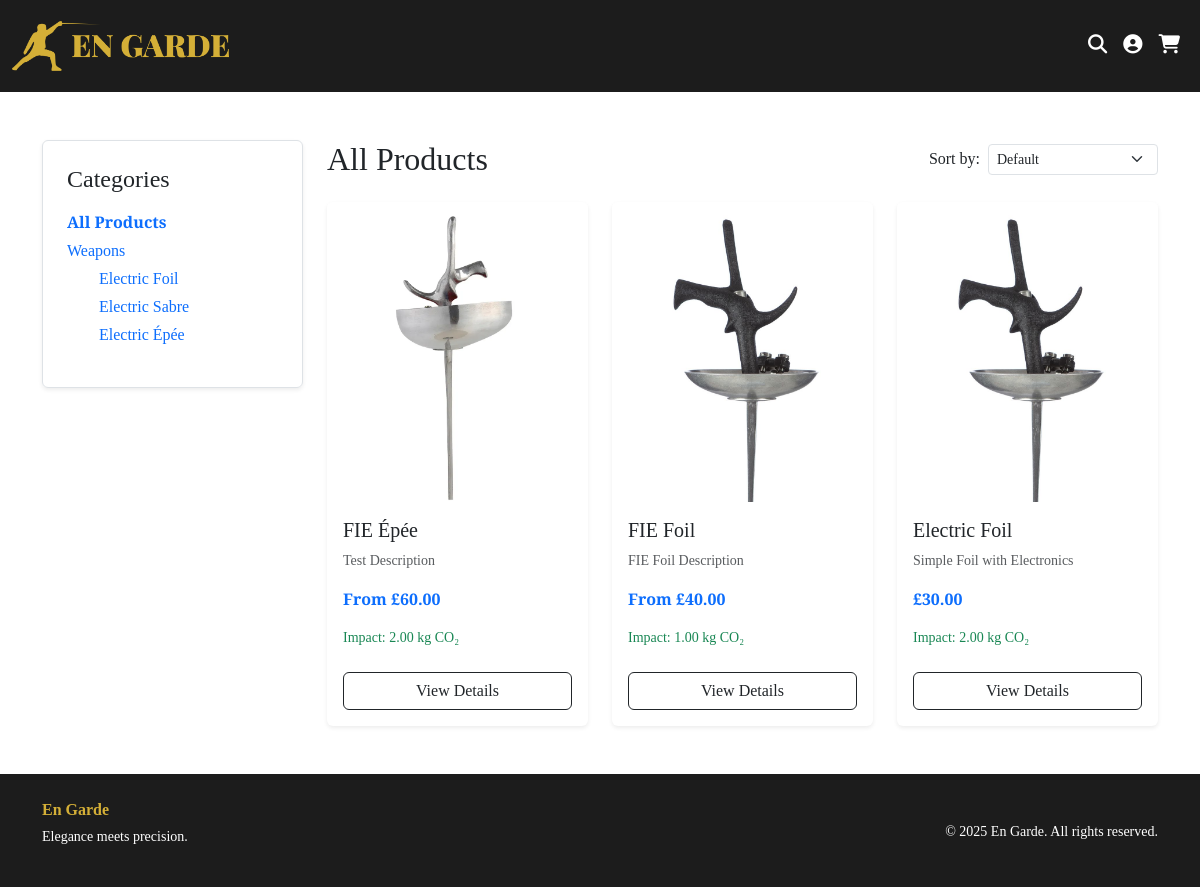
Page /products on the committed database.
### website/models.py (models this page shows)
class Category(db.Model):
    __tablename__ = 'categories'
    id = db.Column(db.Integer, primary_key=True)
    parent_id = db.Column(db.Integer, db.ForeignKey('categories.id'), nullable=True)
    name = db.Column(db.String(100), unique=True, nullable=False)
    slug = db.Column(db.String(100), unique=True, nullable=False)
    parent = db.relationship('Category', backref='children', remote_side=[id] )
    products = db.relationship('Product', backref='category', lazy=True)

class Product(db.Model):
    __tablename__ = 'products'
    id = db.Column(db.Integer, primary_key=True)
    category_id = db.Column(db.Integer, db.ForeignKey('categories.id'))
    name = db.Column(db.String(255), nullable=False)
    description = db.Column(db.Text)
    price = db.Column(db.Float, nullable=True)
    sku = db.Column(db.String(50), unique=True, nullable=True)
    environmental_impact = db.Column(db.Float, nullable=True)
    stock = db.Column(db.Integer, nullable=True)
    image_filename = db.Column(db.String(255))
    is_variant_parent = db.Column(db.Boolean, default=False)
    options = db.relationship(
        'VariantOption', backref='product', cascade="all, delete")
    variants = db.relationship(
        'ProductVariant', backref='product', cascade="all, delete")

class ProductVariant(db.Model):
    __tablename__ = 'product_variants'
    id = db.Column(db.Integer, primary_key=True)
    product_id = db.Column(db.Integer, db.ForeignKey(
        'products.id'), nullable=False)
    sku = db.Column(db.String(50), unique=True)
    price = db.Column(db.Float, nullable=False)
    environmental_impact = db.Column(db.Float, nullable=True)
    stock = db.Column(db.Integer, default=0)
    values = db.relationship(
        'VariantValue', secondary='variant_combinations', backref='variants', lazy='joined', overlaps="combinations")

### website/views.py (the view)
@views.route('/products')
def products():
    cat_id = request.args.get('cat_id', type=int)
    search_query = request.args.get('search', '').strip()
    sort = request.args.get('sort', 'default')
    selected_category = None
    query = Product.query
    if cat_id:
        cat_ids = get_all_descendants(cat_id)
        selected_category = Category.query.get(cat_id)
        query = Product.query.filter(Product.category_id.in_(cat_ids))
    elif search_query:
        query = query.filter(Product.name.ilike(f"%{search_query}%"))
    else:
        query = Product.query
    products = query.all()
    if sort == 'price_asc':
        products.sort(key=effective_price)
    elif sort == 'price_desc':
        products.sort(key=lambda p: -effective_price(p))
    elif sort == 'impact_asc':
        products.sort(key=effective_impact)
    elif sort == 'impact_desc':
        products.sort(key=lambda p: -effective_impact(p))
    elif sort == 'name_asc':
        products.sort(key=lambda p: p.name.lower())
    category_tree = build_category_tree(parent_id=None)
    return render_template(
        'products.html',
        products=products,
        category_tree=category_tree,
        cat_id=cat_id,
        sort=sort,
        selected_category=selected_category,
        search_query=search_query
    )

### website/views.py (called while the page is built)
def build_category_tree(parent_id=None):
    categories = Category.query.filter_by(
        parent_id=parent_id).order_by(Category.name).all()
    tree = []
    for cat in categories:
        node = {
            'category': cat,
            'children': build_category_tree(cat.id)
        }
        tree.append(node)
    return tree

### website/templates/products.html (shortened to what this page needs)
{% extends 'base.html' %}
{% macro loop_categories(node, level, cat_id) %}
  <li class="mb-1">
    <a href="{{ url_for('views.products', cat_id=node.category.id) }}"
       class="text-decoration-none {% if node.category.id == cat_id %}fw-bold text-primary{% endif %}">
      {{ node.category.name }}
    </a>
  </li>
  {% if node.children %}
    <ul class="list-unstyled ms-3">
      {% for child in node.children %}
        {{ loop_categories(child, level + 1, cat_id) }}
      {% endfor %}
    </ul>
  {% endif %}
{% endmacro %}
{% block content %}
  <div class="container py-5">
    <div class="row">
      <div class="col-md-3 mb-4">
        <div class="p-4 border rounded shadow-sm">
          <h4 class="mb-3">Categories</h4>
          <ul class="list-unstyled">
            <li class="mb-1">
              <a href="{{ url_for('views.products') }}" class="text-decoration-none {{ 'fw-bold' if not cat_id else '' }}">
                All Products
              </a>
            </li>
            {% for node in category_tree %}
              {{ loop_categories(node, 0, cat_id) }}
            {% endfor %}
          </ul>
        </div>
      </div>
      <div class="col-md-9">
        <div class="d-flex justify-content-between align-items-center mb-4">
          <h2 class="mb-0">
            {% if selected_category %}
              {{ selected_category.name }}
            {% else %}
              All Products
            {% endif %}
          </h2>
          <form method="GET" class="d-flex align-items-center">
            <label for="sort" class="me-2 mb-0">Sort by:</label>
            <select id="sort" name="sort" class="form-select form-select-sm w-auto" onchange="this.form.submit()">
              <option value="default" {% if sort == 'default' %}selected{% endif %}>Default</option>
            </select>
          </form>
        </div>
        <div class="row g-4">
          {% for product in products %}
            <div class="col-md-4">
              <div class="card h-100 shadow-sm border-0">
                {% if product.image_filename %}
                  <img src="{{ url_for('static', filename='images/products/' + product.image_filename) }}" class="card-img-top" alt="{{ product.name }}" />
                {% else %}
                  <img src="{{ url_for('static', filename='images/products/default-product.webp') }}" class="card-img-top" alt="No image available" />
                {% endif %}
                <div class="card-body d-flex flex-column">
                  <h5 class="card-title">{{ product.name }}</h5>
                  <p class="card-text small text-muted">{{ product.description|truncate(100) }}</p>
                  {% if product.is_variant_parent %}
                    {% set cheapest_variant = product.variants|sort(attribute='price')|first %}
                    {% set lowest_impact = product.variants|sort(attribute='environmental_impact')|first %}
                    {% if cheapest_variant %}
                      <p class="mt-auto fw-bold text-primary">From £{{ '%.2f'|format(cheapest_variant.price) }}</p>
                    {% endif %}
                    {% if lowest_impact %}
                      <p class="text-success small">Impact: {{ '%.2f'|format(lowest_impact.environmental_impact) }} kg CO₂</p>
                    {% endif %}
                  {% else %}
                    <p class="mt-auto fw-bold text-primary">£{{ '%.2f'|format(product.price) }}</p>
                    {% if product.environmental_impact %}
                      <p class="text-success small">Impact: {{ '%.2f'|format(product.environmental_impact) }} kg CO₂</p>
                    {% endif %}
                  {% endif %}
                  <a href="{{ url_for('views.product_detail', product_id=product.id) }}" class="btn btn-outline-dark mt-2">View Details</a>
                </div>
              </div>
            </div>
          {% endfor %}
        </div>
      </div>
    </div>
  </div>
{% endblock %}

### website/static/css/styles.css (style rules this page uses)
:root { --fencing-gold: #D4AF37; --fencing-dark: #1C1C1C; --gold-weak: #cd7f32; --gold-moderate: #D4AF37; --gold-strong: #ffdf00; }
body { font-family: 'Merriweather', serif; margin-bottom: 0; }
h1, h2, h3 { font-family: 'Playfair Display', serif; }
html, body { height: 100%; margin: 0; padding: 0; }
.card { height: 100%; display: flex; flex-direction: column; }
.card-body { flex-grow: 1; display: flex; flex-direction: column; }
.card-img-top { height: 300px; object-fit: cover; object-position: center; width: 100%; }

### rows in the picture
Category: category.name "Weapons"
Category: category.name "Electric Foil"
Category: category.name "Electric Sabre"
Category: category.name "Electric Épée"
Product: image_filename (picture), name "FIE Épée", description "Test Description"
ProductVariant: price "60.00", environmental_impact "2.00"
Product: image_filename (picture), name "FIE Foil", description "FIE Foil Description"
ProductVariant: price "40.00", environmental_impact "1.00"
Product: image_filename (picture), name "Electric Foil", description "Simple Foil with Electronics", price "30.00", environmental_impact "2.00"
